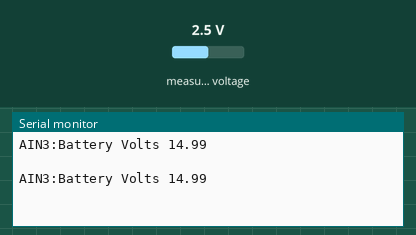
Recording of a sketch running on a simulated Arduino Uno, built with avr-gcc and run on an emulated ATmega328P. Shown: the last lines printed to the serial monitor. The test bench sets the inputs (shaded band); at power-on: measured voltage 2.5 V.

Above: at 1.2 s.
1.3 s: measured voltage set to 0.1 V
At 2.9 s:
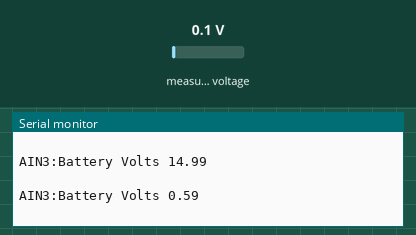
4.3 s: measured voltage set to 1.2 V
At 6.2 s:
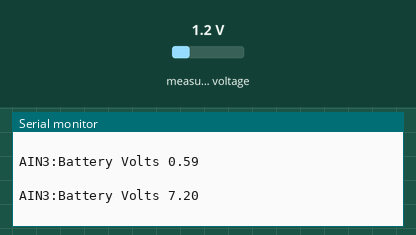
Timing chart, 0 to 7.7 s (numbered marks = the images above; inputs shaded):
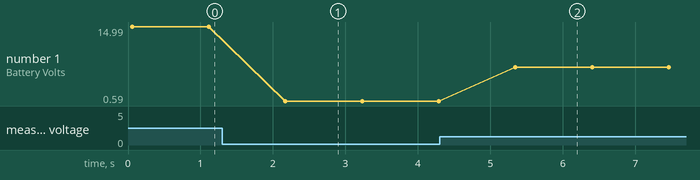

The sketch:

Battery_Voltage_Measurement.ino
```cpp
/*
 * Battery Voltage Measurement
 */
#include <Wire.h>
#include <Adafruit_ADS1015.h>
Adafruit_ADS1015 ads1015;
/* ADC Scaling]
 *  12 bits or 4096 counts
 *  Single ended useage is 2048 counts
 *  Full scale is 6.144V or 3mV per bit
 *  5V measurement is 5/6.144 * 2048 = 1667bits
 *  1667 bits X 0.003 Volts per bit = 5V
 */
// declare variables
   float battVolt=0.0;

//Define system battery voltage read function
  float readBatt() {
  float battVolt=0.0;
  unsigned int readVoltage = 0;
   for (int i=0; i<5; i++) {
   readVoltage = readVoltage + ads1015.readADC_SingleEnded(3);
   delay(10);
   }
battVolt = ((readVoltage/5*6)*0.003); //Average of 5 samples scaled to 30V full scale
return battVolt;
}

void setup(void)
{
  Serial.begin(9600);
  ads1015.begin();
}

void loop(void)
{

  battVolt = readBatt();
  Serial.print("AIN3:Battery Volts "); Serial.println(battVolt);
  Serial.println(" ");
  delay(1000);
}
```

Measured:
- after the input at 1.3 s, the serial monitor: prints a new line after 0.87 s (image 1)
- after the input at 4.3 s, the serial monitor: prints a new line after 1.0 s (image 2)
- plotted number 1: 14.99 → 0.59 after the input at 1.3 s, 0.59 → 7.2 after the input at 4.3 s
